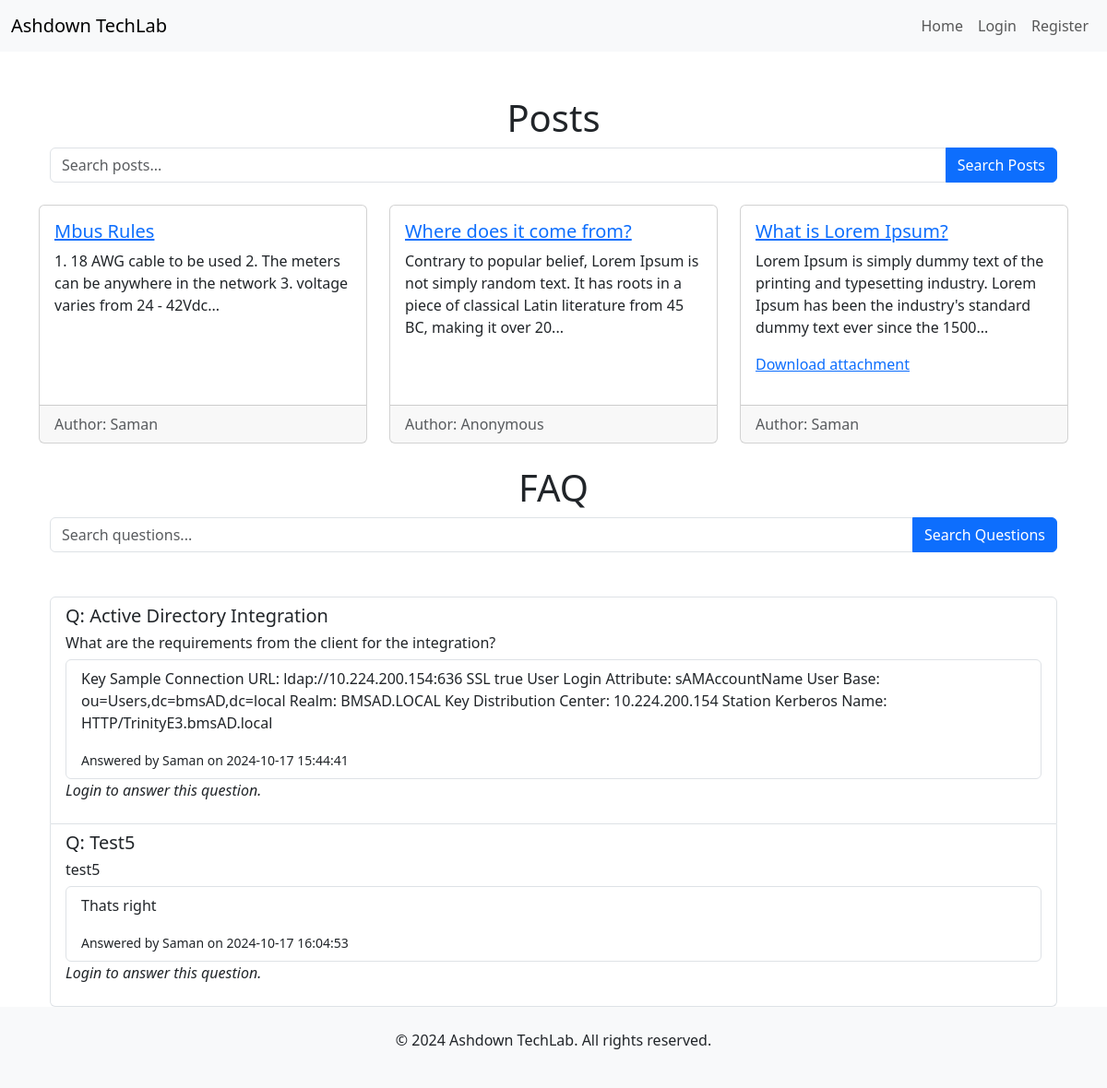
Before: / with the older database file.
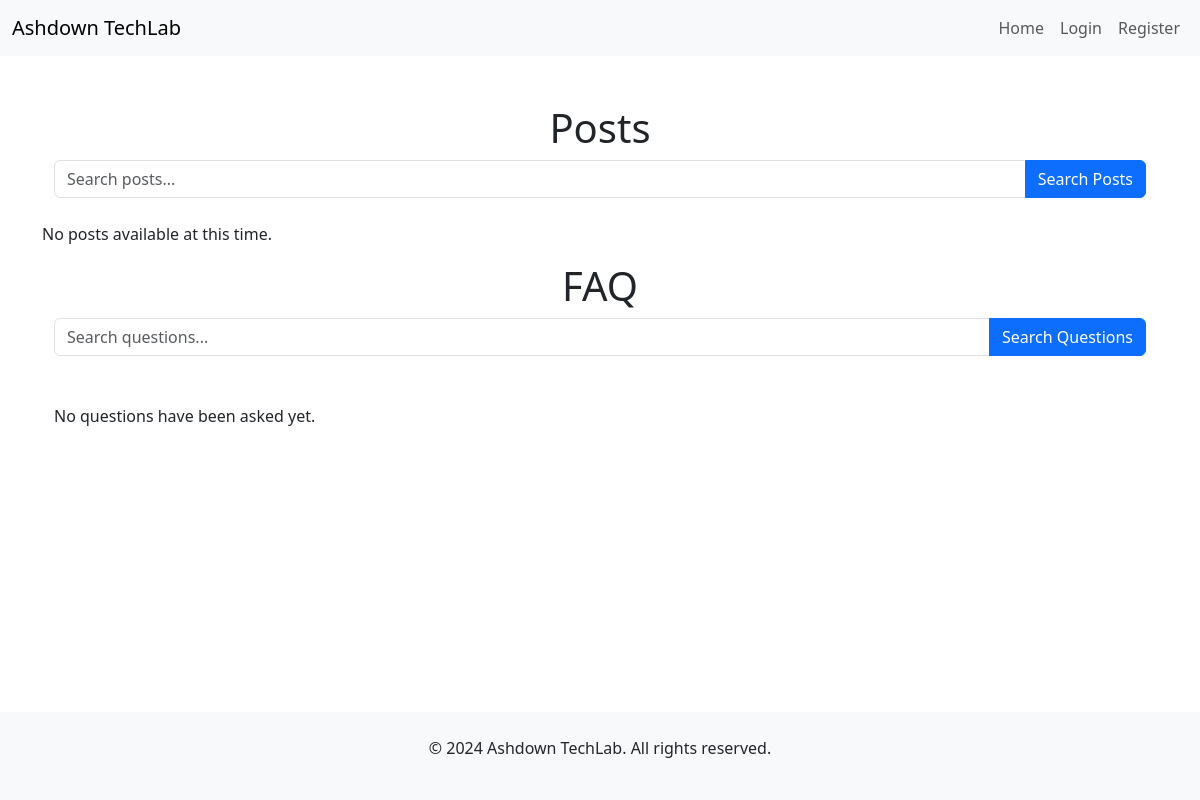
After: the same page with the newer database file.
### tables this page shows
CREATE TABLE posts (
            id INTEGER PRIMARY KEY AUTOINCREMENT,
            title TEXT NOT NULL,
            content TEXT NOT NULL,
            author TEXT NOT NULL,
            filename TEXT,
            show_author BOOLEAN DEFAULT 0,
            created_at TIMESTAMP DEFAULT CURRENT_TIMESTAMP
        );

CREATE TABLE questions (
                id INTEGER PRIMARY KEY AUTOINCREMENT,
                topic TEXT NOT NULL,
                question TEXT NOT NULL,
                author TEXT NOT NULL,
                created_at TIMESTAMP DEFAULT CURRENT_TIMESTAMP
            );

CREATE TABLE answers (
                id INTEGER PRIMARY KEY AUTOINCREMENT,
                question_id INTEGER NOT NULL,
                answer TEXT NOT NULL,
                author TEXT NOT NULL,
                user_id INTEGER NOT NULL,
                created_at TIMESTAMP DEFAULT CURRENT_TIMESTAMP, attachment TEXT,
                FOREIGN KEY (question_id) REFERENCES questions(id) ON DELETE CASCADE
            );

CREATE TABLE users (
            id INTEGER PRIMARY KEY AUTOINCREMENT,
            firstname TEXT NOT NULL,
            lastname TEXT NOT NULL,
            email TEXT NOT NULL UNIQUE,
            password TEXT NOT NULL,
            is_admin INTEGER DEFAULT 0,
            is_approved INTEGER DEFAULT 0
        );

### app.py (the view)
@app.route('/')
def home():
    conn = get_db_connection()
    posts = conn.execute('SELECT * FROM posts ORDER BY created_at DESC LIMIT 9').fetchall()
    questions = get_questions_and_answers(conn)
    conn.close()
    current_year = datetime.now().year
    return render_template('home.html', posts=posts, questions=questions, current_year=current_year)

### app.py (called while the page is built)
def get_db_connection():
    conn = sqlite3.connect('site.db')
    conn.row_factory = sqlite3.Row  # Allows us to access columns by name
    return conn

def get_questions_and_answers(conn):
    questions = conn.execute('SELECT * FROM questions ORDER BY created_at DESC LIMIT 100').fetchall()
    questions_with_answers = []
    for question in questions:
        answers = conn.execute('SELECT a.answer, a.created_at, u.firstname AS author FROM answers a '
                               'LEFT JOIN users u ON a.user_id = u.id '
                               'WHERE a.question_id = ? ORDER BY a.created_at DESC LIMIT 1',
                               (question['id'],)).fetchall()
        question_dict = dict(question)
        question_dict['answers'] = answers
        questions_with_answers.append(question_dict)
    return questions_with_answers

### templates/home.html (shortened to what this page needs)
{% extends "base.html" %}
{% block content %}
    <h1 class="text-center">Posts</h1>
    <div class="container">
        <form action="{{ url_for('search') }}" method="get" class="mb-4">
            <div class="input-group mb-3">
                <input type="text" name="query" class="form-control" placeholder="Search posts..." required>
                <button type="submit" class="btn btn-primary">Search Posts</button>
            </div>
        </form>
    </div>
    <div class="row">
        {% if posts %}
            {% for post in posts %}
                <div class="col-md-6 col-lg-4 mb-4">
                    <div class="card h-100">
                        <div class="card-body">
                            <h5 class="card-title">
                                <a href="{{ url_for('post_detail', post_id=post.id) }}">{{ post.title|e }}</a>
                            </h5>
                            <p class="card-text">{{ post.content[:150]|e }}...</p>
                            {% if post.filename %}
                                <p><a href="{{ url_for('static', filename='uploads/' ~ post.filename) }}" download>Download attachment</a></p>
                            {% endif %}
                        </div>
                        <div class="card-footer text-muted">
                            Author: {{ post.author|e if post.show_author else 'Anonymous' }}
                        </div>
                    </div>
                </div>
            {% endfor %}
        {% else %}
            <p>No posts available at this time.</p>
        {% endif %}
    </div>
    <h1 class="text-center">FAQ</h1>
    <div class="container">
        <form action="{{ url_for('q_search') }}" method="get" class="mb-4">
            <div class="input-group">
                <input type="text" name="query" class="form-control" placeholder="Search questions..." required>
                <button type="submit" class="btn btn-primary">Search Questions</button>
            </div>
        </form>
    </div>
    <div class="container mt-5">
        {% if questions %}
            <ul class="list-group">
                {% for question in questions %}
                    <li class="list-group-item">
                        <h5>Q: {{ question['topic']|e }}</h5>
                        <h6>{{ question['question']|e }}</h6>
                        <ul class="list-group mt-2">
                            {% for answer in question['answers'] %}
                                <li class="list-group-item">
                                    <p>{{ answer['answer']|e }}</p>
                                    <small>Answered by {{ answer['author']|e }} on {{ answer['created_at'] }}</small>
                                </li>
                            {% else %}
                                <li class="list-group-item">No answers yet.</li>
                            {% endfor %}
                        </ul>
                        {% if current_user.is_authenticated %}
                            <a href="{{ url_for('answer_question', question_id=question['id']) }}" class="btn btn-sm btn-primary mt-2">Answer this Question</a>
                        {% else %}
                            <p><em>Login to answer this question.</em></p>
                        {% endif %}
                    </li>
                {% endfor %}
            </ul>
        {% else %}
            <p>No questions have been asked yet.</p>
        {% endif %}
    </div>
{% endblock %}

### templates/base.html (shortened to what this page needs)
<!DOCTYPE html>
<html lang="en">
<head>
    <link href="https://cdn.jsdelivr.net/npm/bootstrap@5.3.3/dist/css/bootstrap.min.css" rel="stylesheet">
    <link href="https://cdn.jsdelivr.net/npm/bootstrap-icons/font/bootstrap-icons.css" rel="stylesheet">
    <link rel="stylesheet" href="{{ url_for('static', filename='styles.css') }}">
</head>
<body class="d-flex flex-column min-vh-100">
    <nav class="navbar navbar-expand-lg navbar-light bg-light">
        <div class="container-fluid">
            <a class="navbar-brand" href="{{ url_for('home') }}">Ashdown TechLab</a>
            <div class="collapse navbar-collapse" id="navbarNav">
                <ul class="navbar-nav ms-auto">
                    <li class="nav-item">
                        <a class="nav-link" href="{{ url_for('home') }}">Home</a>
                    </li>
                    {% if current_user.is_authenticated %}
                        <li class="nav-item">
                            <a class="nav-link" href="{{ url_for('add_post') }}">Add Post</a>
                        </li>
                        <li class="nav-item">
                            <a class="nav-link" href="{{ url_for('ask_question') }}">Ask a Question</a>
                        </li>
                        <li class="nav-item">
                            <a class="nav-link" href="{{ url_for('logout') }}">Logout</a>
                        </li>
                    {% else %}
                        <li class="nav-item">
                            <a class="nav-link" href="{{ url_for('login') }}">Login</a>
                        </li>
                        <li class="nav-item">
                            <a class="nav-link" href="{{ url_for('register') }}">Register</a>
                        </li>
                    {% endif %}
                </ul>
            </div>
        </div>
    </nav>
    <div class="container mt-5">
        {% block content %}
        {% endblock %}
    </div>
    <footer class="bg-light text-center text-lg-start mt-auto">
        <div class="container p-4">
            <p class="text-center">© {{ current_year }} Ashdown TechLab. All rights reserved.</p>
        </div>
    </footer>
</body>
</html>

Changed rows visible on the page:
removed posts: title "Mbus Rules", content "1. 18 AWG cable to be used 2. The meters can be anywhere in the network 3. voltage varies from 24 - 42Vdc", author "Saman"
removed posts: title "Where does it come from?", content "Contrary to popular belief, Lorem Ipsum is not simply random text. It has roots in a piece of classical Latin literature from 45 BC, making it over 20", author "Anonymous"
removed posts: title "What is Lorem Ipsum?", content "Lorem Ipsum is simply dummy text of the printing and typesetting industry. Lorem Ipsum has been the industry's standard dummy text ever since the 1500", author "Saman"
removed questions: topic "Active Directory Integration", question "What are the requirements from the client for the integration?"
removed answers: answer "Key Sample Connection URL: ldap://10.224.200.154:636 SSL true User Login Attribute: sAMAccountName User Base: ou=Users,dc=bmsAD,dc=local Realm: BMSAD.LOCAL Key Distribution Center: 10.224.200.154 Station Kerberos Name: HTTP/TrinityE3.bmsAD.local", author "Saman", created_at "2024-10-17 15:44:41", shown under "Active Directory Integration"
removed questions: topic "Test5", question "test5"
removed answers: answer "Thats right", author "Saman", created_at "2024-10-17 16:04:53", shown under "Test5"
Other visible differences:
text now shown: "No posts available at this time. No questions have been asked yet."
